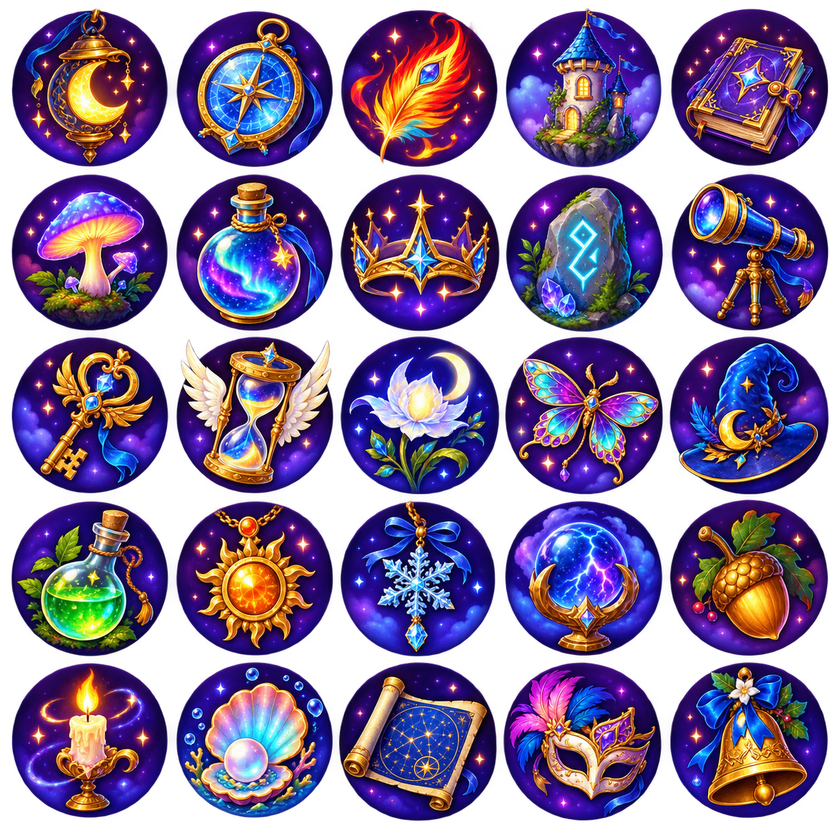
#> input picture tool/profile_portrait_sources/atlas_01.png, 840 x 840 px, shrunk from 1254 x 1254 before the run
$ python prepare_scene_asset.py profile_portrait_sources/atlas_01.png out.png 100 100
#> lines starting #> are read from the running program, lines starting #| are printed output that depends on the picture
"""Crop an image-generator scene to a deterministic app asset size."""

from __future__ import annotations

import argparse
from pathlib import Path

from PIL import Image, ImageOps


def main() -> None:
    parser = argparse.ArgumentParser()
    parser.add_argument("source", type=Path)
    parser.add_argument("destination", type=Path)
    parser.add_argument("width", type=int)
    parser.add_argument("height", type=int)
    args = parser.parse_args()

    source = Image.open(args.source).convert("RGB")
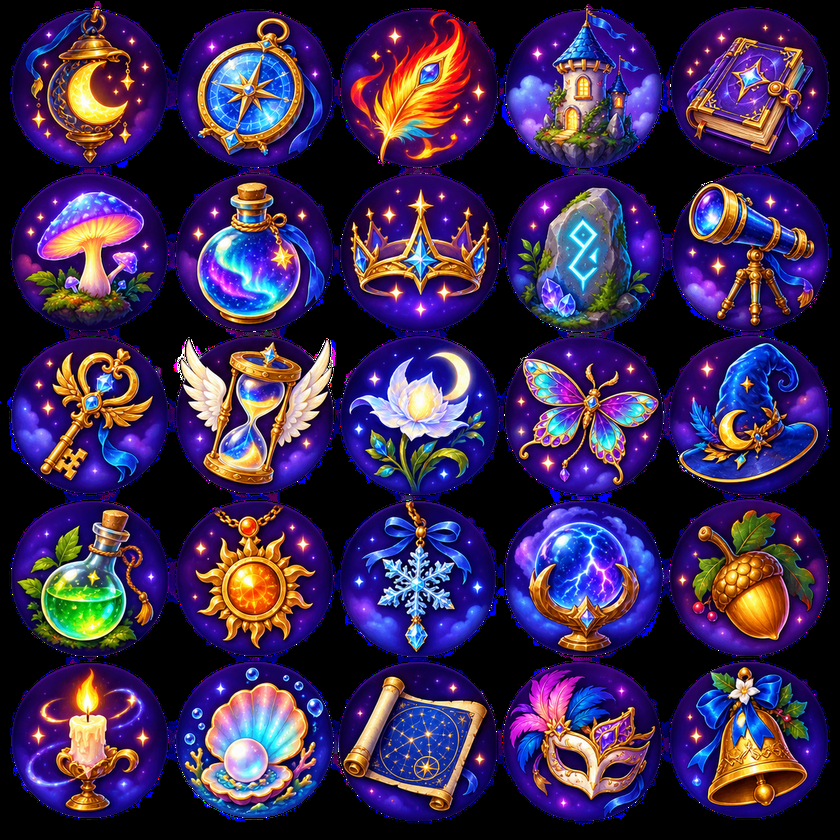
#> source: PIL image 840x840 RGB; mean R, G, B 61.3, 42.8, 83
    prepared = ImageOps.fit(
        source,
        (args.width, args.height),
        method=Image.Resampling.LANCZOS,
        centering=(0.5, 0.5),
    )
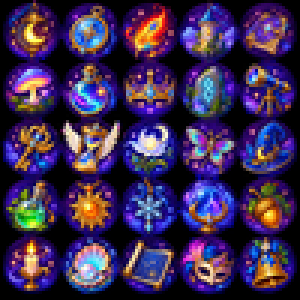
#> prepared: PIL image 100x100 RGB (shown 3 times larger); mean R, G, B 61.4, 43.2, 83.4
    args.destination.parent.mkdir(parents=True, exist_ok=True)
    prepared.save(args.destination, "WEBP", quality=92, method=6)


if __name__ == "__main__":
    main()

$ run again, on tool/profile_portrait_sources/atlas_04.png
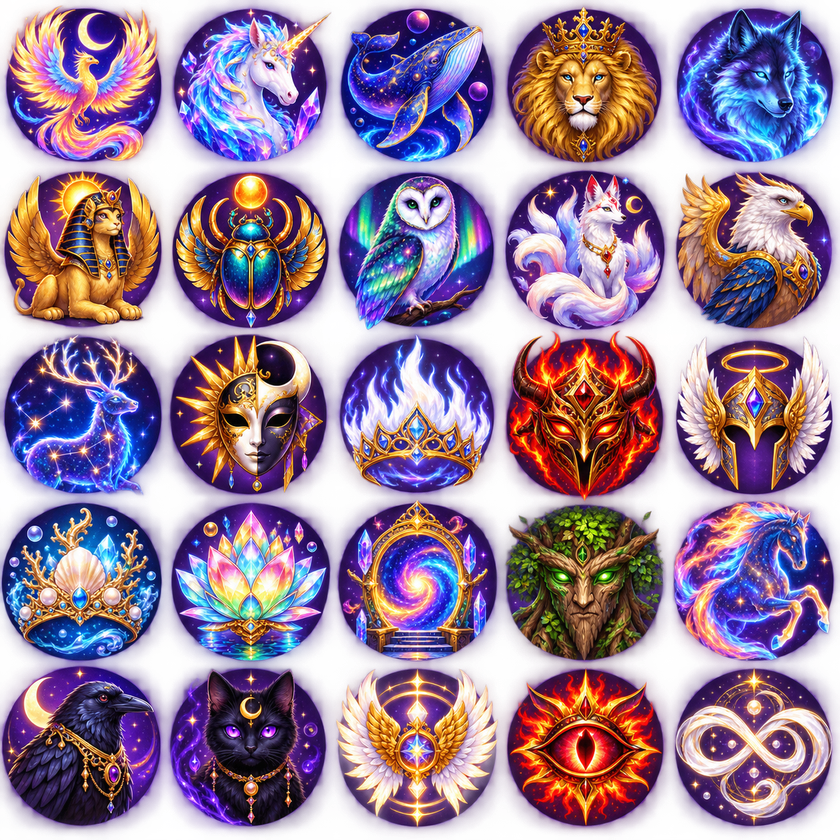
#> input picture tool/profile_portrait_sources/atlas_04.png, 840 x 840 px, shrunk from 1254 x 1254 before the run
#> in main, `source = Image.open(args.source).convert("RGB")`:
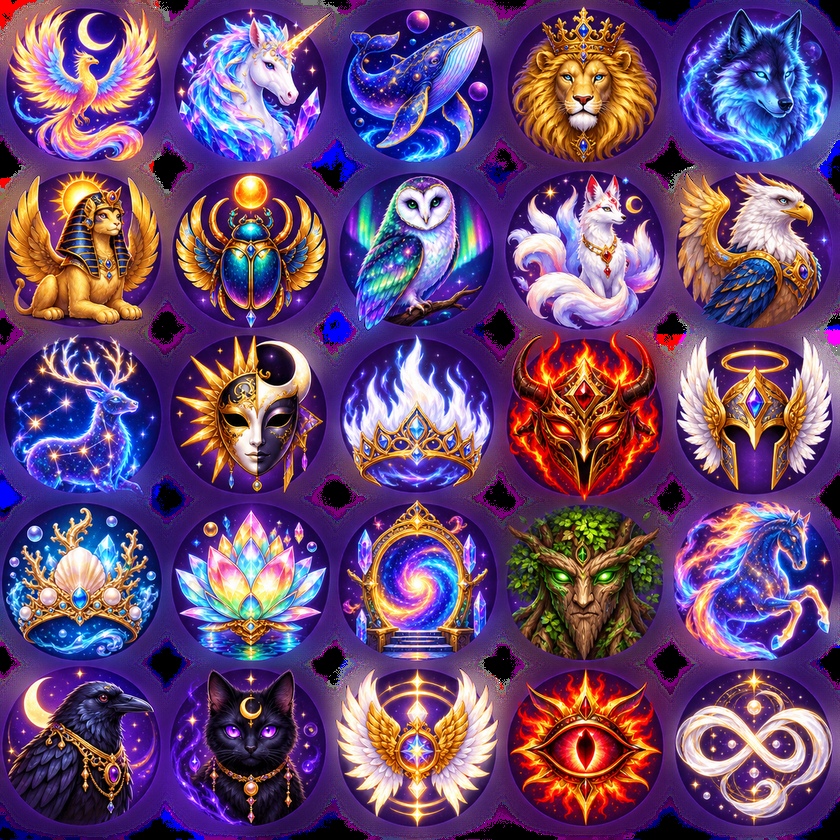
#> source: PIL image 840x840 RGB; mean R, G, B 106.5, 72.9, 115.9
#> in main, `prepared = ImageOps.fit( source, (args.width, args.height), method=Ima..`:
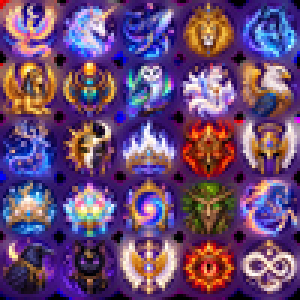
#> prepared: PIL image 100x100 RGB (shown 3 times larger); mean R, G, B 106.5, 73, 115.9
